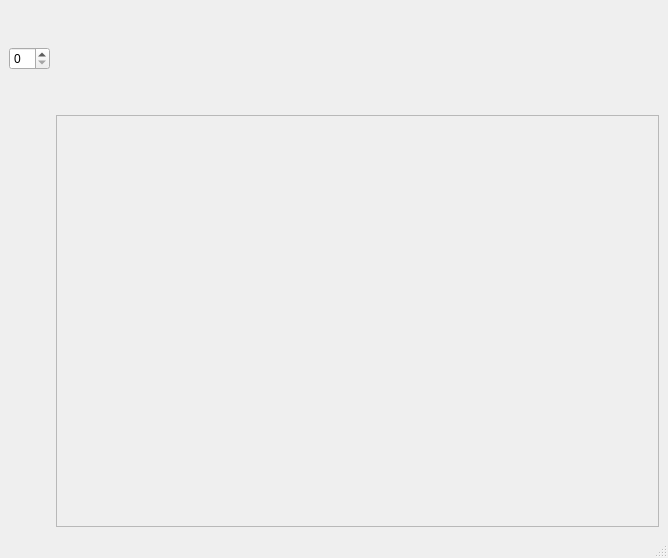
<?xml version="1.0" encoding="UTF-8"?>
<ui version="4.0">
 <class>MainWindow</class>
 <widget class="QMainWindow" name="MainWindow">
  <property name="geometry">
   <rect>
    <x>0</x>
    <y>0</y>
    <width>668</width>
    <height>558</height>
   </rect>
  </property>
  <property name="windowTitle">
   <string>MainWindow</string>
  </property>
  <widget class="QWidget" name="centralwidget">
   <layout class="QGridLayout" name="gridLayout_2">
    <item row="1" column="1">
     <widget class="QScrollArea" name="scrollArea">
      <property name="widgetResizable">
       <bool>true</bool>
      </property>
      <property name="alignment">
       <set>Qt::AlignCenter</set>
      </property>
      <widget class="QWidget" name="scrollAreaWidgetContents">
       <property name="geometry">
        <rect>
         <x>0</x>
         <y>0</y>
         <width>598</width>
         <height>388</height>
        </rect>
       </property>
      </widget>
     </widget>
    </item>
    <item row="1" column="0">
     <spacer name="horizontalSpacer">
      <property name="orientation">
       <enum>Qt::Horizontal</enum>
      </property>
      <property name="sizeType">
       <enum>QSizePolicy::Preferred</enum>
      </property>
      <property name="sizeHint" stdset="0">
       <size>
        <width>40</width>
        <height>20</height>
       </size>
      </property>
     </spacer>
    </item>
    <item row="0" column="1">
     <spacer name="verticalSpacer">
      <property name="orientation">
       <enum>Qt::Vertical</enum>
      </property>
      <property name="sizeType">
       <enum>QSizePolicy::Fixed</enum>
      </property>
      <property name="sizeHint" stdset="0">
       <size>
        <width>20</width>
        <height>100</height>
       </size>
      </property>
     </spacer>
    </item>
    <item row="0" column="0">
     <widget class="QSpinBox" name="spinBox"/>
    </item>
   </layout>
  </widget>
  <widget class="QStatusBar" name="statusbar"/>
  <widget class="QMenuBar" name="menubar">
   <property name="geometry">
    <rect>
     <x>0</x>
     <y>0</y>
     <width>668</width>
     <height>22</height>
    </rect>
   </property>
  </widget>
 </widget>
 <resources/>
 <connections/>
</ui>
